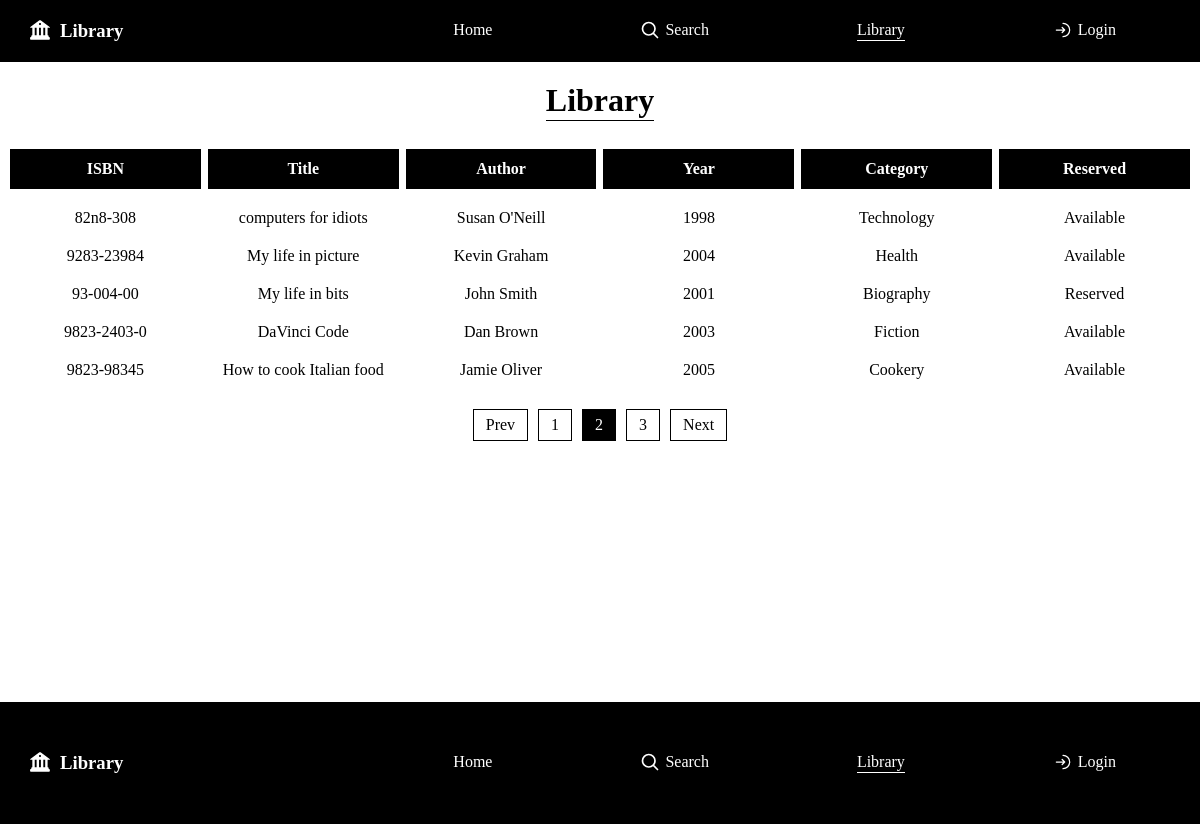
The app's page /library.php?page=2 with its own data.
### tables this page shows
CREATE TABLE `books` (
  `ISBN` varchar(20) NOT NULL,
  `BookTitle` varchar(100) DEFAULT NULL,
  `Author` varchar(100) DEFAULT NULL,
  `Edition` int DEFAULT NULL,
  `Year` int DEFAULT NULL,
  `CategoryID` varchar(3) DEFAULT NULL,
  `Reserved` char(1) DEFAULT 'N',
  PRIMARY KEY (`ISBN`),
  KEY `CategoryID` (`CategoryID`),
  CONSTRAINT `books_ibfk_1` FOREIGN KEY (`CategoryID`) REFERENCES `categories` (`CategoryID`)
);

CREATE TABLE `categories` (
  `CategoryID` varchar(3) NOT NULL,
  `CategoryDesc` varchar(50) DEFAULT NULL,
  PRIMARY KEY (`CategoryID`)
);

### public/queries/all_books.php (called while the page is built, shortened)
<?php
    $db = new Database();
    $pdo = $db->connect();
    $limit = 5;
    $page  = isset($_GET['page']) ? max(1, intval($_GET['page'])) : 1;
    $offset = ($page - 1) * $limit;
    $count_sql = "
        SELECT COUNT(*)
        FROM books
    ";
    $total_books = $pdo->query($count_sql)->fetchColumn();
    $total_pages = ceil($total_books / $limit);
    $sql = "
        SELECT
            books.*,
            reservations.Username,
            reservations.ReservedDate,
            categories.CategoryDesc
        FROM books
        LEFT JOIN reservations ON books.ISBN = reservations.ISBN
        LEFT JOIN categories ON books.categoryID = categories.categoryID
        WHERE 1=1
        LIMIT $limit OFFSET $offset
    ";
    $stmt = $pdo->query($sql);
    $books = $stmt->fetchAll(PDO::FETCH_ASSOC);
    include TEMPLATES_PATH . 'results_template.php';
?>

### public/library.php (called while the page is built, shortened)
<?php include 'includes/header.php'; ?>
<?php include QUERIES_PATH . 'all_books.php'; ?>
<?php include 'includes/footer.php'; ?>

### public/templates/results_template.php (the view, shortened to what this page needs)
<h1 class="title underline">
    <?php
        if(!empty($title) || !empty($author) || !empty($category_name)) {
            $current_page = 'search_results.php';
            echo ucfirst(str_replace('_', ' ', substr($current_page, 0, -4)));
            echo ": " . $title . " " . $author . " " . ucfirst($category_name);
        } else {
            echo ucfirst(str_replace('_', ' ', substr($current_page, 0, -4)));
        }
    ?>
</h1>
<?php if (empty($books)): ?>
    <p class="results">No books found.</p>
<?php else: ?>
    <div class="library-wrapper">
        <div class="library-header-wrapper">
            <div class="library-header-item">ISBN</div>
            <div class="library-header-item">Title</div>
            <div class="library-header-item">Author</div>
            <div class="library-header-item">Year</div>
            <div class="library-header-item">Category</div>
            <div class="library-header-item">Reserved</div>
        </div>
        <?php foreach ($books as $book): ?>
            <div class="library-results-wrapper">
                <div class="library-results-item"><?= htmlspecialchars($book['ISBN']) ?></div>
                <div class="library-results-item"><?= htmlspecialchars($book['BookTitle']) ?></div>
                <div class="library-results-item"><?= htmlspecialchars($book['Author']) ?></div>
                <div class="library-results-item"><?= htmlspecialchars($book['Year']) ?></div>
                <div class="library-results-item"><?= htmlspecialchars($book['CategoryDesc']) ?></div>
                <div class="library-results-item">
                    <?php if ($book['Reserved'] === 'Y'): ?>
                        <?php if(!empty($username)): ?>
                            <form method="POST">
                                <input type="hidden" name="isbn" value="<?= htmlspecialchars($book['ISBN']) ?>">
                                <button class="cancel-button">Cancel</button>
                            </form>
                        <?php else: ?>
                            <span class="tooltip"
                                data-tip="Reserved by <?= htmlspecialchars($book['Username']) ?> on <?= htmlspecialchars($book['ReservedDate']) ?>">
                                Reserved
                            </span>
                        <?php endif; ?>
                    <?php else: ?>
                        Available
                    <?php endif; ?>
                </div>
            </div>
        <?php endforeach; ?>
    </div>
<?php endif; ?>
<?php if ($total_pages > 1): ?>
    <div class="pagination">
        <?php if ($page > 1): ?>
            <a class="page-btn" href="?<?= http_build_query(array_merge($_GET, ['page' => $page-1])) ?>">Prev</a>
        <?php endif; ?>
        <?php for ($i = 1; $i <= $total_pages; $i++): ?>
            <a class="page-btn <?= $i == $page ? 'active' : '' ?>"
            href="?<?= http_build_query(array_merge($_GET, ['page' => $i])) ?>">
            <?= $i ?>
            </a>
        <?php endfor; ?>
        <?php if ($page < $total_pages): ?>
            <a class="page-btn" href="?<?= http_build_query(array_merge($_GET, ['page' => $page+1])) ?>">Next</a>
        <?php endif; ?>
    </div>
<?php endif; ?>

### public/assets/css/main.css (style rules this page uses)
* { padding: 0; margin: 0; box-sizing: border-box; }
h1, h2, h3 { text-align: center; }
h1.underline, h2.underline { position: relative; width: fit-content; margin: 20px auto; }
h1.underline:after , h2.underline:after { content: ""; position: absolute; bottom: -2px; left: 0; width: 100%; height: 1.5px; background-color: #000; }
.pagination { display: flex; justify-content: center; margin-top: 20px; gap: 10px; }
.page-btn { padding: 6px 12px; border: 1px solid black; color: black; text-decoration: none; }
.page-btn.active { background: black; color: white; }

### public/assets/css/results.css (style rules this page uses)
.library-header-wrapper, .library-results-wrapper { display: grid; grid-template-columns: 1fr 1fr 1fr 1fr 1fr 1fr; gap: 7px; padding: 10px; }
.library-header-wrapper .library-header-item { font-weight: bold; border: 1.5px solid #000; background-color: #000; color: #fff; padding: 10px 2px; }
.library-header-wrapper .library-header-item, .library-results-wrapper .library-results-item { text-align: center; display: flex; justify-content: center; align-items: center; }
.tooltip { position: relative; cursor: pointer; }

### records on screen
books: ISBN "82n8-308", BookTitle "computers for idiots", Author "Susan O'Neill", Year "1998", CategoryID.CategoryDesc "Technology", Reserved "Available"
books: ISBN "9283-23984", BookTitle "My life in picture", Author "Kevin Graham", Year "2004", CategoryID.CategoryDesc "Health", Reserved "Available"
books: ISBN "93-004-00", BookTitle "My life in bits", Author "John Smith", Year "2001", CategoryID.CategoryDesc "Biography"
books: ISBN "9823-2403-0", BookTitle "DaVinci Code", Author "Dan Brown", Year "2003", CategoryID.CategoryDesc "Fiction", Reserved "Available"
books: ISBN "9823-98345", BookTitle "How to cook Italian food", Author "Jamie Oliver", Year "2005", CategoryID.CategoryDesc "Cookery", Reserved "Available"

### other values on screen
str_replace('_', ' ', substr($current_page, 0, -4)) "Library"
